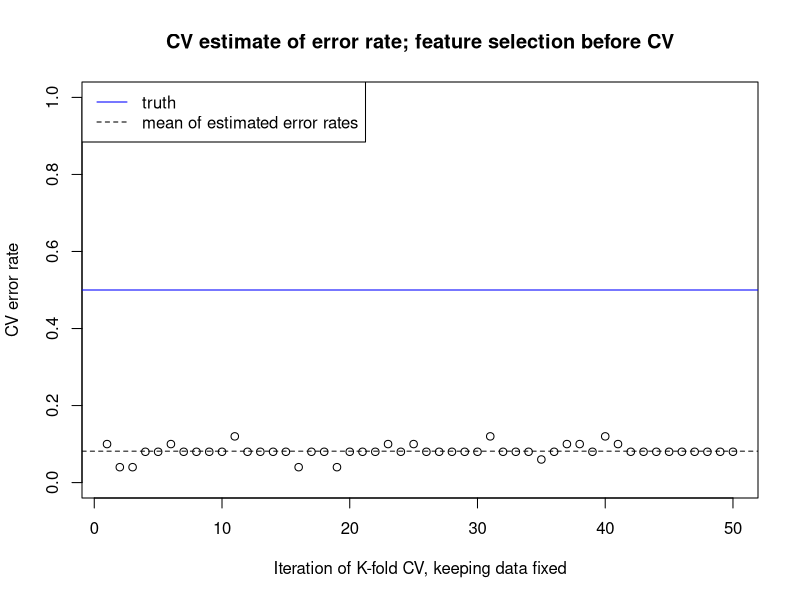

The R source for this figure: (Note: a time limit stopped this script after it produced the figure.)
# Cross-validation:

# Package for knn classification:
library(class)

# Select variables with highest marginal correlations. 
# Inputs: 
#   x: predictors
#   y: dependent variable
#   q: nr of variables to be selected
# Outputs:
#   indices of q columns of x with highest marginal correlation with y
select.x <- function(x,y,q){
  # some simple checks on input values:
  stopifnot(is.matrix(x), nrow(x)==length(y), q>=1, q<=ncol(x))

  # compute cor(x[,i],y) for i=1,..,p:
  cor.vec <- apply(x,2,cor,y=y)
  
  # determine indices of variables, so that the absolute value of 
  #   their correlation with y is sorted in decreasing order: 
  ind <- order(abs(cor.vec), decreasing=TRUE)

  # return indices of q variables with largest absolute correlation
  return(ind[1:q])
}

# Conduct K-fold cross-validation for 1 NN classifier.
# Inputs:
#   x: predictors
#   y: dependent variable 
#   K: nr of folds in cross-validation
#   preselect: boolean indicating whether pre-selection should be 
#              conducted *within* cross validation. Defaults to FALSE.
#   q: nr of variables to be pre-selected. Defaults to 10. 
# Outputs:
#   error rate.
cv.knn1 <- function(x,y,K,preselect=FALSE,q=10){
  # quick checks of input:
  stopifnot(is.matrix(x), nrow(x)==length(y), 1<=K, K<=nrow(x),
            q>=1, q<=ncol(x))

  # randomly shuffle the rows:
  n <- length(y)
  ind.x <- sample(n, replace=FALSE)
  x <- x[ind.x,]
  y <- y[ind.x]
  
  # create K (roughly) equally sized folds:
  folds <- cut(seq(1,n),breaks=K,labels=FALSE) #viktigt med labels=FALSE h??r
  
  # perform K fold cross validation:
  error <- integer(K)
  for(i in 1:K){
    # Segment data by fold using the which() function 
    ind.test <- which(folds==i, arr.ind=TRUE)
    x.test <- x[ind.test,]
    y.test <- y[ind.test]
    x.train <- x[-ind.test,]
    y.train <- y[-ind.test]
    
    # if preselect==TRUE, conduct selection of x variables inside CV
    if (preselect==TRUE){
      ind.x <- select.x(x.train, y.train, q)
      x.train <- x.train[,ind.x]
      x.test <- x.test[,ind.x]
    }
    
    y.pred <- knn1(x.train, x.test, y.train)  
    error[i] <- sum(y.pred != y.test)
  }
  return(sum(error/n))
}

### 

set.seed(123)

n <- 50       # sample size
p <- 5000     # nr of predictors
q <- 20       # nr of pre-selected predictors
K <- 10       # nr of folds in cross validation
nr.cv <- 50   # nr of K-fold cross validations that are performed
              #   we do this to see how much the results depend 
              #   on the way in which the folds were chosen
nsim <- 50    # nr of data sets that are simulated
              #   we do this to see how much the results vary over 
              #   different data sets

### Conduct cross-validation the right and wrong way for one data set:

# create high-dimensional data
x <- matrix(rnorm(n*p),nrow=n)
y <- c(rep(0,n/2),rep(1,n/2))
# note that x contains no information about y!

# pre-select q columns of x with strongest marginal correlation with y  
x.new <- x[,select.x(x,y,q)]

# assess performance of 1 NN classifier via K-fold cross validation,
#    after pre-selection.
# replicate this nr.cv times (so nr.cv times to determine the folds)
cv.wrong <- replicate(nr.cv, cv.knn1(x.new,y,K=10,preselect=FALSE))
plot(cv.wrong, ylim=c(0,1), ylab="CV error rate", 
     xlab="Iteration of K-fold CV, keeping data fixed",
     main="CV estimate of error rate; feature selection before CV")
abline(h=mean(cv.wrong),lty=2)
abline(h=0.5,col="blue")
legend("topleft",c("truth","mean of estimated error rates"),
       col=c("blue","black"),lty=c(1,2))
# note there is small variation between the different iterations
# error rate is way too optimistic. 
# why?

# assess performance of 1 NN classifier, using pre-selection within CV
cv.correct <- replicate(nr.cv, cv.knn1(x,y,K=10,preselect=TRUE,q=20))
plot(cv.correct, ylim=c(0,1), ylab="CV error rate", 
     xlab="Iteration of K-fold CV, keeping data fixed", 
     main="CV estimate of error rate; feature selection within CV")
abline(h=mean(cv.correct),lty=2)
abline(h=0.5,col="blue")
legend("topleft", c("truth","mean of estimated error rates"),
       col=c("blue","black"),lty=c(1,2))
# there is more variability between the different iterations
# we are much closer to 50% than before
# but still a bit off

# average over various data sets
nsim <- 50
cv.correct2 <- numeric(nsim)
for(i in 1:nsim){
  x <- matrix(rnorm(n*p),nrow=n)
  y <- c(rep(0,n/2),rep(1,n/2))
  cv.correct2[i] <- cv.knn1(x,y,K=10,preselect=TRUE,q=20)
}
plot(cv.correct2, ylim=c(0,1), ylab="CV error rate", 
     xlab="Iteration of simulation (generating new training data)", 
     main="CV estimate of error rate; feature selection within CV")
abline(h=mean(cv.correct2),lty=2)
abline(h=0.5,col="blue")
legend("topleft",c("truth","mean of estimated error rates"),col=c("blue","black"),lty=c(1,2))
# note large variability
# but this seems indeed an unbiased estimate of the expected test error rate
